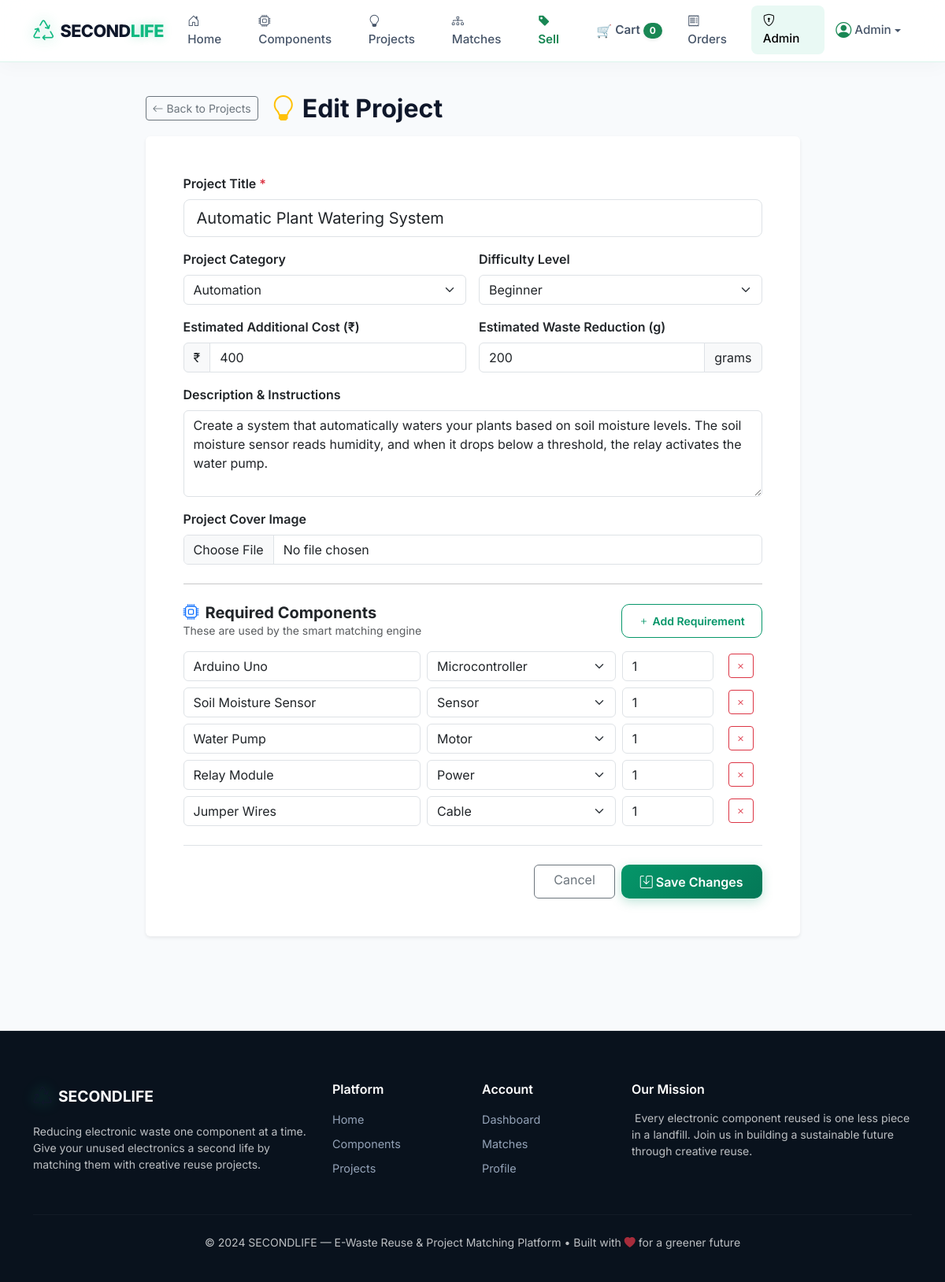
/admin/projects/2/edit (signed in), run on the app's committed database.
### models/models.py (models this page shows, shortened)
class Project(db.Model):
    __tablename__ = 'projects'
    CATEGORIES = [
        'IoT', 'Robotics', 'Education', 'Automation',
        'Smart Home', 'Creative', 'Electronics'
    ]
    DIFFICULTIES = ['Beginner', 'Intermediate', 'Advanced']
    id = db.Column(db.Integer, primary_key=True)
    title = db.Column(db.String(200), nullable=False)
    description = db.Column(db.Text)
    category = db.Column(db.String(50))
    difficulty = db.Column(db.String(20))
    estimated_cost = db.Column(db.Float, default=0)
    estimated_waste_reduction = db.Column(db.Float, default=0)
    image = db.Column(db.String(200))
    created_at = db.Column(db.DateTime, default=datetime.utcnow)
    required_components = db.relationship('ProjectComponent', backref='project', lazy=True, cascade='all, delete-orphan')
    saved_by = db.relationship('SavedProject', backref='project', lazy=True, cascade='all, delete-orphan')
    matches = db.relationship('Match', backref='project', lazy=True, cascade='all, delete-orphan')
    reuse_history = db.relationship('ReuseHistory', backref='project', lazy=True)

class ProjectComponent(db.Model):
    __tablename__ = 'project_components'
    id = db.Column(db.Integer, primary_key=True)
    project_id = db.Column(db.Integer, db.ForeignKey('projects.id'), nullable=False)
    component_name = db.Column(db.String(200), nullable=False)
    category = db.Column(db.String(50))
    required_quantity = db.Column(db.Integer, default=1)

### routes/admin.py (the view, shortened to what this page needs)
@admin_bp.route('/projects/<int:project_id>/edit', methods=['GET', 'POST'])
@admin_required
def admin_edit_project(project_id):
    project = Project.query.get_or_404(project_id)
    requirements = ProjectComponent.query.filter_by(project_id=project.id).all()
    return render_template(
        'admin_project_form.html',
        project=project,
        requirements=requirements,
        categories=Project.CATEGORIES,
        difficulties=Project.DIFFICULTIES,
        component_categories=Component.CATEGORIES
    )

### utils.py (called while the page is built)
def admin_required(f):
    @wraps(f)
    def decorated_function(*args, **kwargs):
        if 'user_id' not in session:
            flash('Please log in to access this page.', 'warning')
            return redirect(url_for('auth.login'))
        if session.get('user_role') != 'admin':
            flash('Access denied. Admin privileges required.', 'danger')
            return redirect(url_for('dashboard.dashboard'))
        return f(*args, **kwargs)
    return decorated_function

### templates/admin_project_form.html (shortened to what this page needs)
{% extends "base.html" %}
{% block content %}
<div class="container py-4">
    <div class="row justify-content-center">
        <div class="col-lg-9">
            <div class="d-flex align-items-center mb-3">
                <a href="{{ url_for('admin.admin_projects') }}" class="btn btn-outline-secondary btn-sm me-3">
                    <i class="bi bi-arrow-left me-1"></i>Back to Projects
                </a>
                <h2 class="fw-bold mb-0">
                    <i class="bi bi-lightbulb text-warning me-2"></i>{% if project %}Edit Project{% else %}Create Reuse Project{% endif %}
                </h2>
            </div>
            <div class="card border-0 shadow-sm mb-4">
                <div class="card-body p-4 p-md-5">
                    <form method="POST" enctype="multipart/form-data" id="projectForm">
                        <div class="mb-3">
                            <label for="title" class="form-label fw-semibold">Project Title <span class="text-danger">*</span></label>
                            <input type="text" class="form-control form-control-lg" id="title" name="title"
                                   value="{{ project.title if project else '' }}" required placeholder="e.g. Smart Dustbin">
                        </div>
                        <div class="row g-3 mb-3">
                            <div class="col-md-6">
                                <label for="category" class="form-label fw-semibold">Project Category</label>
                                <select class="form-select" id="category" name="category" required>
                                    {% for cat in categories %}
                                    <option value="{{ cat }}" {% if project and project.category == cat %}selected{% endif %}>{{ cat }}</option>
                                    {% endfor %}
                                </select>
                            </div>
                            <div class="col-md-6">
                                <label for="difficulty" class="form-label fw-semibold">Difficulty Level</label>
                                <select class="form-select" id="difficulty" name="difficulty">
                                    {% for diff in difficulties %}
                                    <option value="{{ diff }}" {% if project and project.difficulty == diff %}selected{% endif %}>{{ diff }}</option>
                                    {% endfor %}
                                </select>
                            </div>
                        </div>
                        <div class="row g-3 mb-3">
                            <div class="col-md-6">
                                <label for="estimated_cost" class="form-label fw-semibold">Estimated Additional Cost (₹)</label>
                                <div class="input-group">
                                    <span class="input-group-text">₹</span>
                                    <input type="number" step="1" class="form-control" id="estimated_cost" name="estimated_cost"
                                           value="{{ project.estimated_cost|int if project else 0 }}">
                                </div>
                            </div>
                            <div class="col-md-6">
                                <label for="estimated_waste_reduction" class="form-label fw-semibold">Estimated Waste Reduction (g)</label>
                                <div class="input-group">
                                    <input type="number" step="1" class="form-control" id="estimated_waste_reduction" name="estimated_waste_reduction"
                                           value="{{ project.estimated_waste_reduction|int if project else 200 }}">
                                    <span class="input-group-text">grams</span>
                                </div>
                            </div>
                        </div>
                        <div class="mb-3">
                            <label for="description" class="form-label fw-semibold">Description & Instructions</label>
                            <textarea class="form-control" id="description" name="description" rows="4"
                                      placeholder="Explain how this project works and how to assemble it...">{{ project.description if project else '' }}</textarea>
                        </div>
                        <div class="mb-4">
                            <label class="form-label fw-semibold">Project Cover Image</label>
                            <input class="form-control" type="file" id="image" name="image" accept=".png,.jpg,.jpeg,.webp">
                        </div>
                        <hr class="my-4">
                        <div class="d-flex justify-content-between align-items-center mb-3">
                            <div>
                                <h5 class="fw-bold mb-0">
                                    <i class="bi bi-cpu text-primary me-2"></i>Required Components
                                </h5>
                                <div class="text-muted small">These are used by the smart matching engine</div>
                            </div>
                            <button type="button" class="btn btn-outline-primary btn-sm" id="addRequirementBtn">
                                <i class="bi bi-plus me-1"></i>Add Requirement
                            </button>
                        </div>
                        <div id="requirementsContainer">
                            {% if requirements %}
                                {% for req in requirements %}
                                <div class="row g-2 align-items-center mb-2 requirement-row">
                                    <div class="col-5">
                                        <input type="text" class="form-control" name="req_name[]" value="{{ req.component_name }}" placeholder="Component Name" required>
                                    </div>
                                    <div class="col-4">
                                        <select class="form-select" name="req_category[]">
                                            {% for ccat in component_categories %}
                                            <option value="{{ ccat }}" {% if req.category == ccat %}selected{% endif %}>{{ ccat }}</option>
                                            {% endfor %}
                                        </select>
                                    </div>
                                    <div class="col-2">
                                        <input type="number" min="1" class="form-control" name="req_quantity[]" value="{{ req.required_quantity }}" placeholder="Qty">
                                    </div>
                                    <div class="col-1 text-center">
                                        <button type="button" class="btn btn-outline-danger btn-sm remove-row-btn" title="Remove">
                                            <i class="bi bi-x"></i>
                                        </button>
                                    </div>
                                </div>
                                {% endfor %}
                            {% endif %}
                        </div>
                        <div class="d-flex justify-content-end gap-2 pt-4 border-top mt-4">
                            <a href="{{ url_for('admin.admin_projects') }}" class="btn btn-outline-secondary px-4">Cancel</a>
                            <button type="submit" class="btn btn-primary px-4">
                                <i class="bi bi-save me-1"></i>{% if project %}Save Changes{% else %}Create Project{% endif %}
                            </button>
                        </div>
                    </form>
                </div>
            </div>
        </div>
    </div>
</div>
{% endblock %}

### static/css/style.css (style rules this page uses)
:root { --primary: #059669; --primary-glow: rgba(5, 150, 105, 0.35); --eco-emerald: #10b981; --eco-mint: #34d399; --eco-teal: #14b8a6; --eco-cyan: #06b6d4; --eco-dark: #064e3b; --eco-deep-bg: #09121d; --dark-surface: #0f172a; --dark-card: rgba(15, 23, 42, 0.75); --dark-border: rgba(16, 185, 129, 0.2); --bg-main: #f8fafc; --bg-card: #ffffff; --text-main: #0f172a; --text-muted: #64748b; --border-color: #e2e8f0; --glass-bg: rgba(255, 255, 255, 0.82); --glass-border: rgba(255, 255, 255, 0.7); --glass-shadow: 0 12px 35px rgba(0, 0, 0, 0.04); }
body { font-family: 'Inter', -apple-system, BlinkMacSystemFont, "Segoe UI", Roboto, sans-serif; background-color: var(--bg-main); color: var(--text-main); min-height: 100vh; display: flex; flex-direction: column; overflow-x: hidden; }
.btn-primary { background: linear-gradient(135deg, #059669 0%, #047857 100%); border: none; color: #ffffff; font-weight: 600; border-radius: 10px; padding: 0.6rem 1.4rem; box-shadow: 0 4px 14px rgba(5, 150, 105, 0.25); transition: all 0.25s cubic-bezier(0.16, 1, 0.3, 1); }
.btn-outline-primary { color: var(--primary); border-color: var(--primary); font-weight: 600; border-radius: 10px; padding: 0.6rem 1.3rem; transition: all 0.25s ease; }

### data on the page
Project: title "Automatic Plant Watering System", category "Automation", difficulty "Beginner", estimated_cost "400", estimated_waste_reduction "200", description "Create a system that automatically waters your plants based on soil moisture levels. The soil moisture sensor reads humidity, and when it drops below a threshold, the relay activates the water pump."
ProjectComponent: component_name "Arduino Uno", category "Microcontroller", required_quantity "1"
ProjectComponent: component_name "Soil Moisture Sensor", category "Sensor", required_quantity "1"
ProjectComponent: component_name "Water Pump", category "Motor", required_quantity "1"
ProjectComponent: component_name "Relay Module", category "Power", required_quantity "1"
ProjectComponent: component_name "Jumper Wires", category "Cable", required_quantity "1"

### other printed values
{{ cart_count }} "0"
{{ session.get('user_name', 'Profile') }} "Admin"
